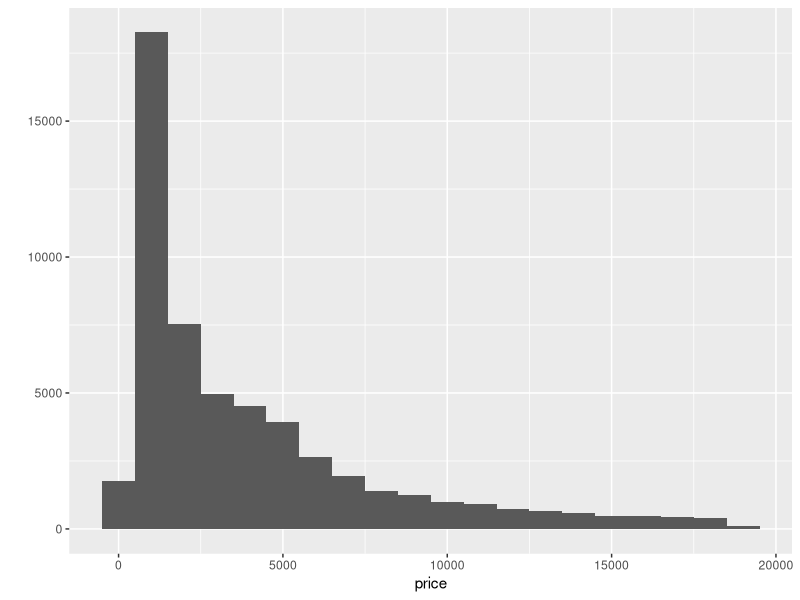
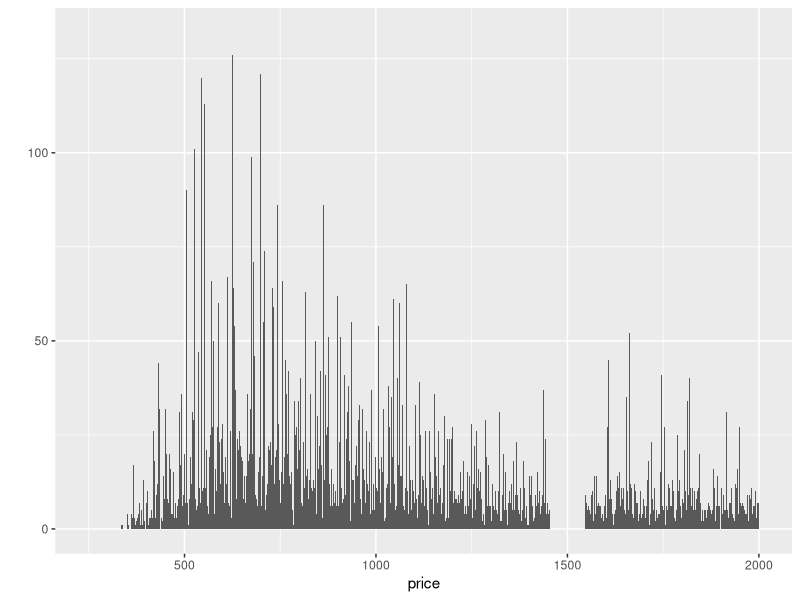
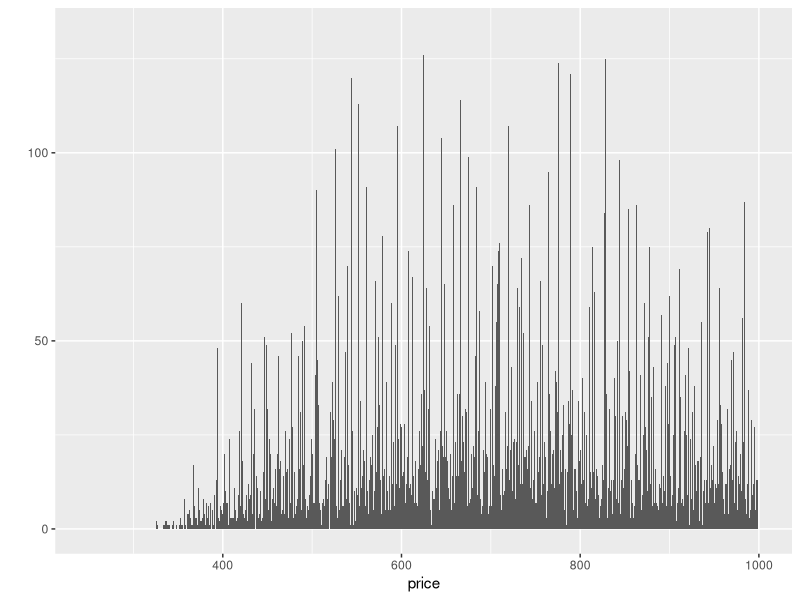
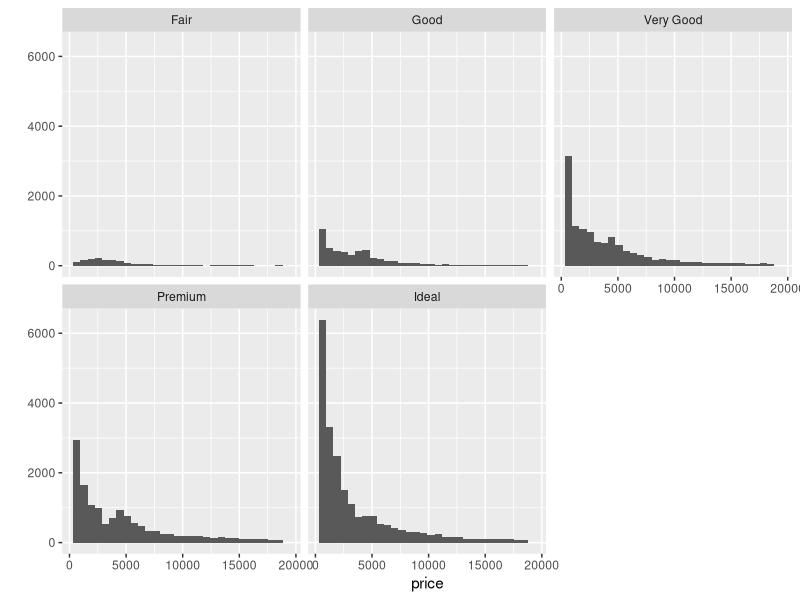
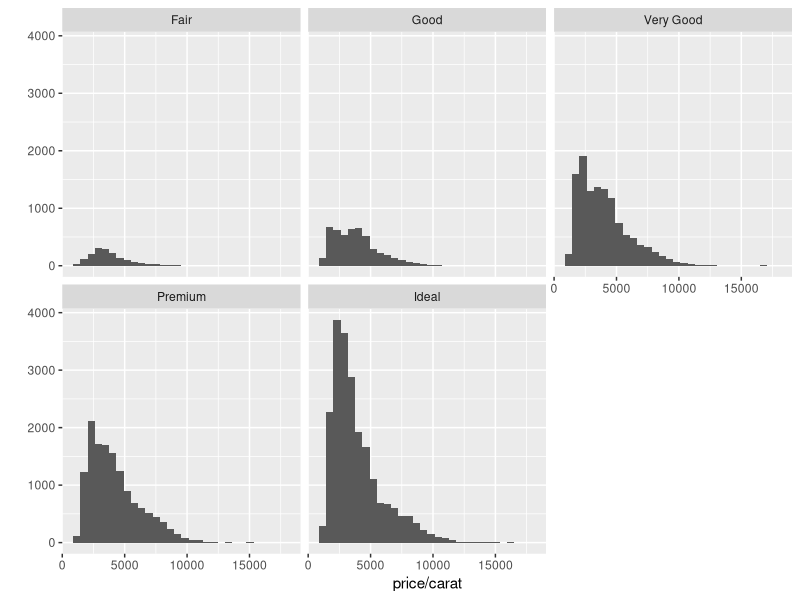
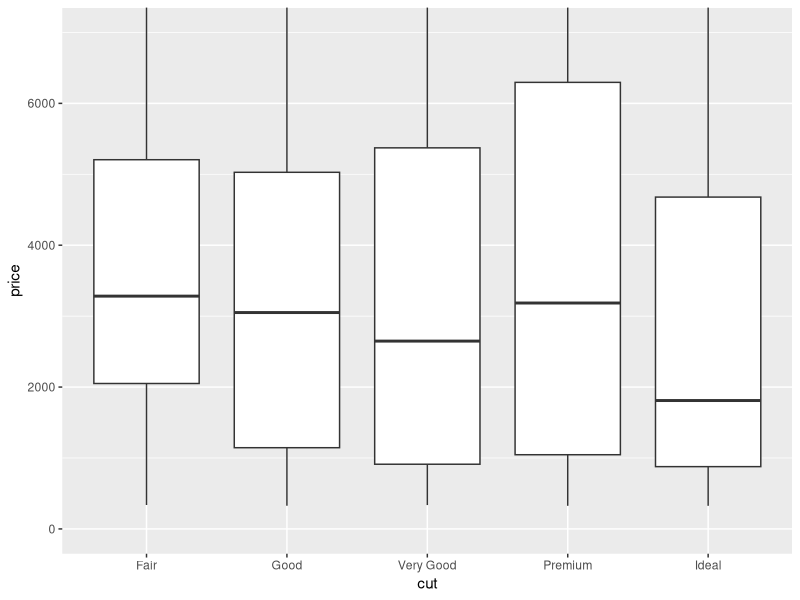
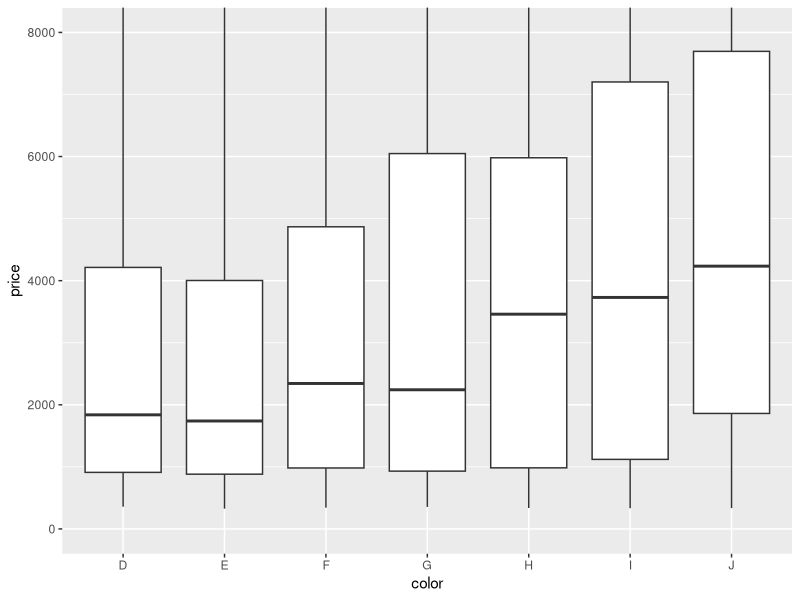
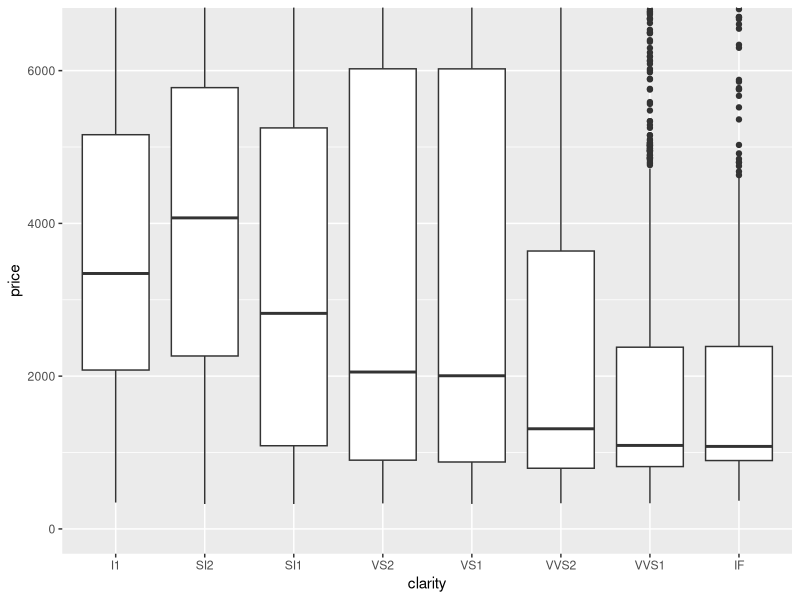

The R source for these figures, in order: (Note: this script raises an error after producing the figures.)
## ---- chunk 1
knitr::opts_chunk$set(echo = TRUE)
## ---- chunk 2
library(ggplot2)
data(diamonds)
## ---- chunk 3
summary(diamonds)
## ---- chunk 4
qplot(x=price, data=diamonds, binwidth = 1000)
## ---- chunk 5
summary(diamonds$price)
## ---- chunk 6
length(which(diamonds$price >= 15000))
## ---- chunk 7
qplot(x=price, data=diamonds, binwidth = 1, xlim = c(250, 2000))
qplot(x=price, data=diamonds, binwidth = 1, xlim = c(250, 1000))
## ---- chunk 8
qplot(x=price, data=diamonds) +
  facet_wrap(~cut)
## ---- chunk 9
by(diamonds$price, diamonds$cut, min)
by(diamonds$price, diamonds$cut, max)
by(diamonds$price, diamonds$cut, median)

## ---- chunk 10
qplot(x=price/carat, data=diamonds) +
  facet_wrap(~cut)
## ---- chunk 11
qplot (x=cut, y = price,
       data = diamonds, 
       geom = 'boxplot') +
  coord_cartesian(ylim = c(0, 7000))
## ---- chunk 12
qplot (x=color, y = price,
       data = diamonds, 
       geom = 'boxplot') +
  coord_cartesian(ylim = c(0, 8000))

by(diamonds$price, diamonds$color, summary)

by(diamonds$price, diamonds$color, IQR)
## ---- chunk 13
qplot (x=clarity, y = price,
       data = diamonds, 
       geom = 'boxplot') +
  coord_cartesian(ylim = c(0, 6500))
## ---- chunk 14
qplot (x=color, y = price/carat,
       data = diamonds, 
       geom = 'boxplot') +
  coord_cartesian(ylim = c(2400, 5800))

## ---- chunk 15
table(diamonds$carat)
#carat, data=diamonds)
## ---- chunk 16
ggplot(aes(x=diamonds$price, y=diamonds$x), data = diamonds) +
  geom_point()
## ---- chunk 17
cor.test(x=diamonds$price, y=diamonds$x, method = 'pearson')
cor.test(x=diamonds$price, y=diamonds$y, method = 'pearson')
cor.test(x=diamonds$price, y=diamonds$z, method = 'pearson')
## ---- chunk 18
ggplot(aes(x=diamonds$price, y=diamonds$depth), data = diamonds) +
  geom_point()
## ---- chunk 19
cor.test(x=diamonds$price, y=diamonds$depth, method = 'pearson')
## ---- chunk 20
ggplot(aes(x=carat, y=price), data=diamonds) +
  geom_point()
## ---- chunk 21
ggplot(aes(x=carat, y=price), data=diamonds) +
  geom_point() +
  ylim(0, quantile(diamonds$price, .90))
## ---- chunk 22
diamonds$volume <- (diamonds$x * diamonds$y * diamonds$z)
## ---- chunk 23
ggplot(aes(x=volume, y=price), data=diamonds) +
  geom_point()
## ---- chunk 24
cor.test(x=diamonds$volume, y=diamonds$price)
## ---- chunk 25
diamonds_subset <- subset(diamonds, diamonds$volume > 0 & diamonds$volume <= 800)
## ---- chunk 26
ggplot(aes(x=price, y = volume), data = diamonds_subset) +
  geom_point(alpha = .1) + 
  stat_smooth(method ='lm')
## ---- chunk 27
library(dplyr)
## ---- chunk 28
diamonds.diamonds_by_clarity <- diamonds %>%
group_by(diamonds$clarity) %>%
summarise(mean_price = mean(diamonds$price), median_price = median(diamonds$price), min_price = min(diamonds$price), max_price = max(diamonds$price), n=n())
## ---- chunk 29
diamonds.diamonds_by_clarity
## ---- chunk 30
data(diamonds)
library(dplyr)

diamonds_by_clarity <- group_by(diamonds, clarity)
diamonds_mp_by_clarity <- summarise(diamonds_by_clarity, mean_price = mean(price))

diamonds_by_color <- group_by(diamonds, color)
diamonds_mp_by_color <- summarise(diamonds_by_color, mean_price = mean(price))
## ---- chunk 31
ggplot(aes(x=clarity, y=mean_price), data = diamonds_mp_by_clarity) +
  geom_bar()
